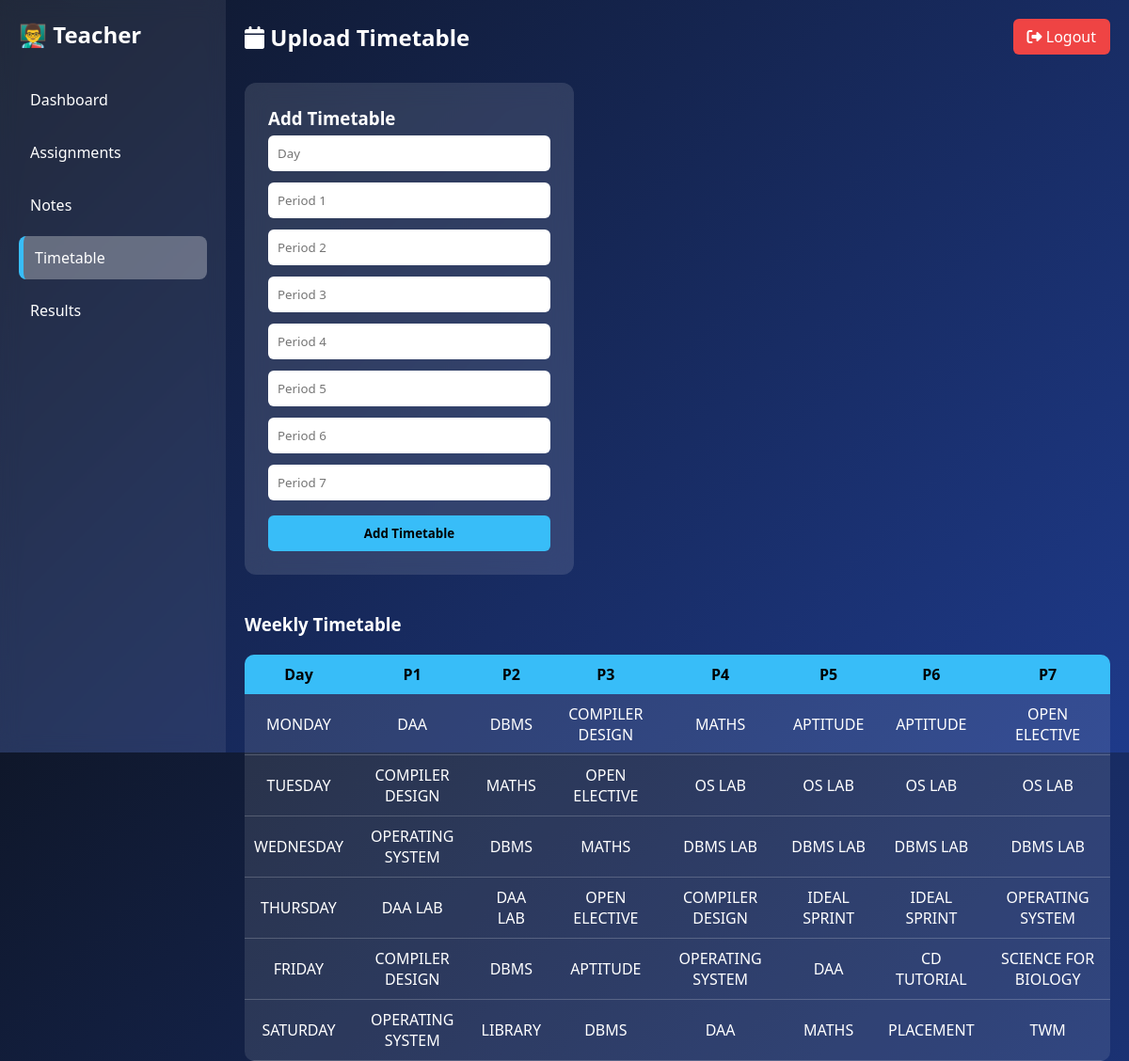
Page /upload_timetable/ on the committed database.
### core/models.py (models this page shows, shortened)
class Timetable(models.Model):
    day = models.CharField(max_length=20)
    p1 = models.CharField(max_length=50, blank=True)
    p2 = models.CharField(max_length=50, blank=True)
    p3 = models.CharField(max_length=50, blank=True)
    p4 = models.CharField(max_length=50, blank=True)
    p5 = models.CharField(max_length=50, blank=True)
    p6 = models.CharField(max_length=50, blank=True)
    p7 = models.CharField(max_length=50, blank=True)

### core/views.py (the view, shortened to what this page needs)
# urls.py: path('upload_timetable/', views.upload_timetable, name='upload_timetable'),
def upload_timetable(request):
    data = Timetable.objects.all()
    return render(request, 'upload_timetable.html', {'data': data})

### templates/upload_timetable.html (shortened to what this page needs)
<!DOCTYPE html>
<html>
<head>
    <link rel="stylesheet" href="https://cdnjs.cloudflare.com/ajax/libs/font-awesome/6.5.0/css/all.min.css">
</head>
<body>
<div class="sidebar">
    <h2>👨‍🏫 Teacher</h2>
    <a href="/teacher_home/">Dashboard</a>
    <a href="/upload_assignment/">Assignments</a>
    <a href="/upload_notes/">Notes</a>
    <a href="/upload_timetable/" class="active">Timetable</a>
    <a href="/manage_results/">Results</a>
</div>
<div class="main">
    <div class="topbar">
        <h2><i class="fa fa-calendar"></i> Upload Timetable</h2>
        <a href="/" class="logout"><i class="fa fa-sign-out-alt"></i> Logout</a>
    </div>
    <div class="flex">
        <div class="card">
            <h3>Add Timetable</h3>
            <form method="POST">
                <input type="text" name="day" placeholder="Day" required>
                <input type="text" name="p1" placeholder="Period 1">
                <input type="text" name="p2" placeholder="Period 2">
                <input type="text" name="p3" placeholder="Period 3">
                <input type="text" name="p4" placeholder="Period 4">
                <input type="text" name="p5" placeholder="Period 5">
                <input type="text" name="p6" placeholder="Period 6">
                <input type="text" name="p7" placeholder="Period 7">
                <button type="submit">Add Timetable</button>
            </form>
        </div>
        <div style="flex:1;">
            <h3>Weekly Timetable</h3>
            <table>
                <tr>
                    <th>Day</th>
                    <th>P1</th>
                    <th>P2</th>
                    <th>P3</th>
                    <th>P4</th>
                    <th>P5</th>
                    <th>P6</th>
                    <th>P7</th>
                </tr>
                {% for t in data %}
                <tr>
                    <td>{{ t.day }}</td>
                    <td>{{ t.p1 }}</td>
                    <td>{{ t.p2 }}</td>
                    <td>{{ t.p3 }}</td>
                    <td>{{ t.p4 }}</td>
                    <td>{{ t.p5 }}</td>
                    <td>{{ t.p6 }}</td>
                    <td>{{ t.p7 }}</td>
                </tr>
                {% endfor %}
            </table>
        </div>
    </div>
</div>
</body>
</html>

### templates/upload_timetable.html (style rules this page uses)
* { margin: 0; padding: 0; box-sizing: border-box; font-family: 'Segoe UI'; }
body { display: flex; background: linear-gradient(135deg, #0f172a, #1e3a8a); height: 100vh; color: white; }
.sidebar { width: 240px; background: rgba(255,255,255,0.08); backdrop-filter: blur(10px); padding: 20px; }
.sidebar h2 { margin-bottom: 30px; }
.sidebar a { display: block; padding: 12px; margin: 10px 0; color: white; text-decoration: none; border-radius: 8px; transition: 0.3s; }
.sidebar a.active { background: rgba(255,255,255,0.3); border-left: 5px solid #38bdf8; }
.main { flex: 1; padding: 20px; }
.topbar { display: flex; justify-content: space-between; align-items: center; }
.logout { background: #ef4444; padding: 8px 15px; border-radius: 6px; text-decoration: none; color: white; }
.flex { display: flex; gap: 40px; margin-top: 30px; flex-wrap: wrap; }
.card { background: rgba(255,255,255,0.12); backdrop-filter: blur(12px); padding: 25px; border-radius: 12px; width: 350px; }
input { width: 100%; padding: 10px; margin: 6px 0; border-radius: 6px; border: none; }
button { width: 100%; padding: 10px; margin-top: 10px; background: #38bdf8; border: none; border-radius: 6px; color: black; font-weight: bold; cursor: pointer; }
table { width: 100%; border-collapse: collapse; background: rgba(255,255,255,0.1); margin-top: 20px; border-radius: 10px; overflow: hidden; }
th { background: #38bdf8; color: black; padding: 10px; }
td { padding: 10px; text-align: center; border-bottom: 1px solid rgba(255,255,255,0.2); }

### rows in the picture
Timetable: day "MONDAY", p1 "DAA", p2 "DBMS", p3 "COMPILER DESIGN", p4 "MATHS", p5 "APTITUDE", p6 "APTITUDE", p7 "OPEN ELECTIVE"
Timetable: day "TUESDAY", p1 "COMPILER DESIGN", p2 "MATHS", p3 "OPEN ELECTIVE", p4 "OS LAB", p5 "OS LAB", p6 "OS LAB", p7 "OS LAB"
Timetable: day "WEDNESDAY", p1 "OPERATING SYSTEM", p2 "DBMS", p3 "MATHS", p4 "DBMS LAB", p5 "DBMS LAB", p6 "DBMS LAB", p7 "DBMS LAB"
Timetable: day "THURSDAY", p1 "DAA LAB", p2 "DAA LAB", p3 "OPEN ELECTIVE", p4 "COMPILER DESIGN", p5 "IDEAL SPRINT", p6 "IDEAL SPRINT", p7 "OPERATING SYSTEM"
Timetable: day "FRIDAY", p1 "COMPILER DESIGN", p2 "DBMS", p3 "APTITUDE", p4 "OPERATING SYSTEM", p5 "DAA", p6 "CD TUTORIAL", p7 "SCIENCE FOR BIOLOGY"
Timetable: day "SATURDAY", p1 "OPERATING SYSTEM", p2 "LIBRARY", p3 "DBMS", p4 "DAA", p5 "MATHS", p6 "PLACEMENT", p7 "TWM"
